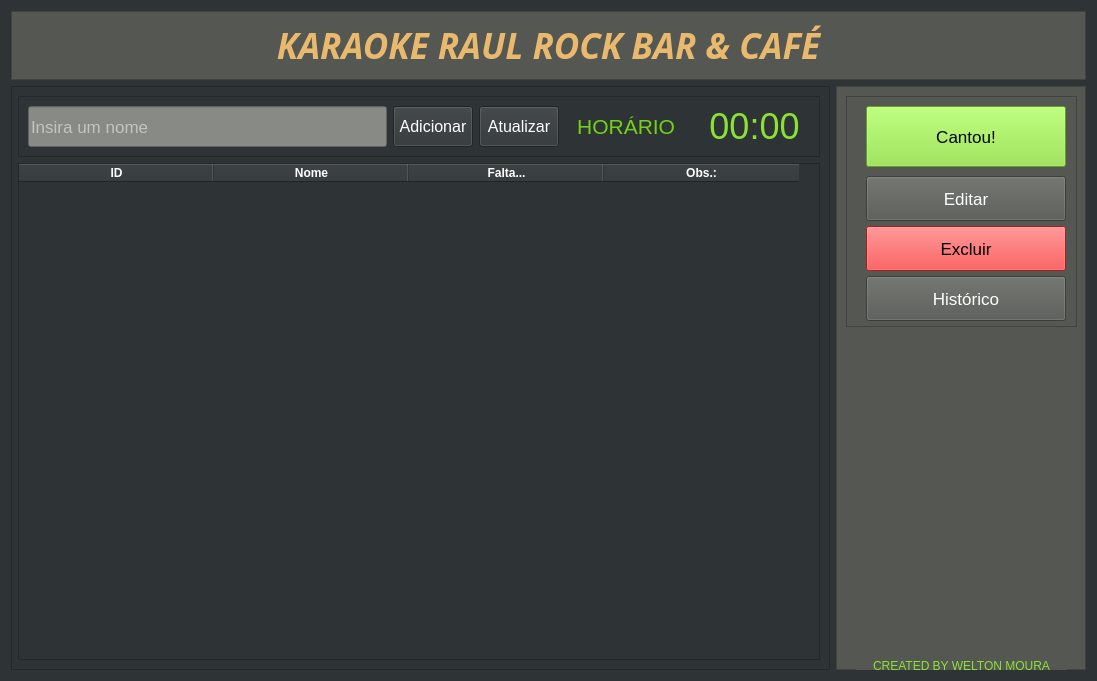
<?xml version="1.0" encoding="UTF-8"?>
<ui version="4.0">
 <class>Form</class>
 <widget class="QWidget" name="Form">
  <property name="enabled">
   <bool>true</bool>
  </property>
  <property name="geometry">
   <rect>
    <x>0</x>
    <y>0</y>
    <width>1097</width>
    <height>681</height>
   </rect>
  </property>
  <property name="sizePolicy">
   <sizepolicy hsizetype="Expanding" vsizetype="Expanding">
    <horstretch>0</horstretch>
    <verstretch>0</verstretch>
   </sizepolicy>
  </property>
  <property name="minimumSize">
   <size>
    <width>765</width>
    <height>681</height>
   </size>
  </property>
  <property name="maximumSize">
   <size>
    <width>16777215</width>
    <height>16777215</height>
   </size>
  </property>
  <property name="windowTitle">
   <string>Lista do Karaokê</string>
  </property>
  <property name="windowIcon">
   <iconset>
    <normaloff>karaoke.png</normaloff>karaoke.png</iconset>
  </property>
  <property name="styleSheet">
   <string notr="true">background-color: rgb(46, 52, 54);</string>
  </property>
  <layout class="QGridLayout" name="gridLayout">
   <item row="0" column="0" colspan="2">
    <widget class="QFrame" name="frame_5">
     <property name="styleSheet">
      <string notr="true">background-color: rgb(67, 23, 23);
background-color: rgb(85, 87, 83);</string>
     </property>
     <property name="frameShape">
      <enum>QFrame::StyledPanel</enum>
     </property>
     <property name="frameShadow">
      <enum>QFrame::Raised</enum>
     </property>
     <layout class="QVBoxLayout" name="verticalLayout">
      <item>
       <widget class="QLabel" name="label">
        <property name="font">
         <font>
          <family>Keraleeyam</family>
          <pointsize>10</pointsize>
          <weight>9</weight>
          <italic>true</italic>
          <bold>false</bold>
         </font>
        </property>
        <property name="styleSheet">
         <string notr="true">font: 75 italic 10pt &quot;Keraleeyam&quot;;</string>
        </property>
        <property name="text">
         <string>&lt;html&gt;&lt;head/&gt;&lt;body&gt;&lt;p align=&quot;center&quot;&gt;&lt;span style=&quot; font-size:26pt; font-weight:600; color:#e9b96e;&quot;&gt;KARAOKE RAUL ROCK BAR &amp;amp; CAFÉ&lt;/span&gt;&lt;/p&gt;&lt;/body&gt;&lt;/html&gt;</string>
        </property>
       </widget>
      </item>
     </layout>
    </widget>
   </item>
   <item row="1" column="0">
    <widget class="QFrame" name="frame_2">
     <property name="minimumSize">
      <size>
       <width>370</width>
       <height>0</height>
      </size>
     </property>
     <property name="styleSheet">
      <string notr="true">background-color: rgb(46, 52, 54);</string>
     </property>
     <property name="frameShape">
      <enum>QFrame::StyledPanel</enum>
     </property>
     <property name="frameShadow">
      <enum>QFrame::Raised</enum>
     </property>
     <layout class="QVBoxLayout" name="verticalLayout_4">
      <property name="leftMargin">
       <number>6</number>
      </property>
      <item>
       <widget class="QFrame" name="frame_6">
        <property name="minimumSize">
         <size>
          <width>0</width>
          <height>60</height>
         </size>
        </property>
        <property name="styleSheet">
         <string notr="true">background-color: rgb(85, 87, 83);
border-color: rgba(191, 64, 64, 0);
Qframe{
border-radius: 10px;

}</string>
        </property>
        <property name="frameShape">
         <enum>QFrame::StyledPanel</enum>
        </property>
        <property name="frameShadow">
         <enum>QFrame::Raised</enum>
        </property>
        <layout class="QHBoxLayout" name="horizontalLayout">
         <item>
          <widget class="QLineEdit" name="lineEdit">
           <property name="sizePolicy">
            <sizepolicy hsizetype="MinimumExpanding" vsizetype="Minimum">
             <horstretch>0</horstretch>
             <verstretch>0</verstretch>
            </sizepolicy>
           </property>
           <property name="minimumSize">
            <size>
             <width>0</width>
             <height>4</height>
            </size>
           </property>
           <property name="font">
            <font>
             <pointsize>13</pointsize>
            </font>
           </property>
           <property name="styleSheet">
            <string notr="true">color: rgb(255, 255, 255);
background-color: rgb(136, 138, 133);</string>
           </property>
           <property name="inputMask">
            <string/>
           </property>
           <property name="text">
            <string/>
           </property>
           <property name="placeholderText">
            <string>Insira um nome</string>
           </property>
          </widget>
         </item>
         <item>
          <widget class="QPushButton" name="pushButton_5">
           <property name="sizePolicy">
            <sizepolicy hsizetype="Preferred" vsizetype="Minimum">
             <horstretch>0</horstretch>
             <verstretch>0</verstretch>
            </sizepolicy>
           </property>
           <property name="font">
            <font>
             <pointsize>12</pointsize>
            </font>
           </property>
           <property name="styleSheet">
            <string notr="true">color: rgb(255, 255, 255);</string>
           </property>
           <property name="text">
            <string>Adicionar</string>
           </property>
          </widget>
         </item>
         <item>
          <widget class="QPushButton" name="pushButton_9">
           <property name="sizePolicy">
            <sizepolicy hsizetype="Preferred" vsizetype="Minimum">
             <horstretch>0</horstretch>
             <verstretch>0</verstretch>
            </sizepolicy>
           </property>
           <property name="font">
            <font>
             <pointsize>12</pointsize>
            </font>
           </property>
           <property name="styleSheet">
            <string notr="true">color: rgb(255, 255, 255);</string>
           </property>
           <property name="text">
            <string>Atualizar</string>
           </property>
          </widget>
         </item>
         <item>
          <widget class="QLabel" name="label_8">
           <property name="sizePolicy">
            <sizepolicy hsizetype="Preferred" vsizetype="Preferred">
             <horstretch>0</horstretch>
             <verstretch>0</verstretch>
            </sizepolicy>
           </property>
           <property name="font">
            <font>
             <pointsize>16</pointsize>
             <weight>50</weight>
             <bold>false</bold>
            </font>
           </property>
           <property name="layoutDirection">
            <enum>Qt::LeftToRight</enum>
           </property>
           <property name="autoFillBackground">
            <bool>false</bool>
           </property>
           <property name="styleSheet">
            <string notr="true">color: rgb(115, 210, 22);</string>
           </property>
           <property name="text">
            <string>  HORÁRIO   </string>
           </property>
           <property name="textFormat">
            <enum>Qt::AutoText</enum>
           </property>
           <property name="alignment">
            <set>Qt::AlignCenter</set>
           </property>
          </widget>
         </item>
         <item>
          <widget class="QLabel" name="label_4">
           <property name="sizePolicy">
            <sizepolicy hsizetype="Fixed" vsizetype="Fixed">
             <horstretch>22</horstretch>
             <verstretch>4</verstretch>
            </sizepolicy>
           </property>
           <property name="minimumSize">
            <size>
             <width>100</width>
             <height>41</height>
            </size>
           </property>
           <property name="font">
            <font>
             <pointsize>27</pointsize>
             <weight>50</weight>
             <bold>false</bold>
            </font>
           </property>
           <property name="layoutDirection">
            <enum>Qt::LeftToRight</enum>
           </property>
           <property name="autoFillBackground">
            <bool>false</bool>
           </property>
           <property name="styleSheet">
            <string notr="true">color: rgb(138, 226, 52);
border-color: rgb(136, 138, 133);</string>
           </property>
           <property name="text">
            <string> 00:00 </string>
           </property>
           <property name="textFormat">
            <enum>Qt::AutoText</enum>
           </property>
           <property name="alignment">
            <set>Qt::AlignCenter</set>
           </property>
          </widget>
         </item>
        </layout>
       </widget>
      </item>
      <item>
       <widget class="QTableWidget" name="tableWidget">
        <property name="font">
         <font>
          <pointsize>11</pointsize>
         </font>
        </property>
        <property name="styleSheet">
         <string notr="true">alternate-background-color: rgb(245, 121, 0);
gridline-color: rgb(136, 138, 133);
border-color: rgb(255, 255, 255);
selection-color: rgb(92, 53, 102);
color: rgb(255, 255, 255);</string>
        </property>
        <property name="lineWidth">
         <number>1</number>
        </property>
        <attribute name="horizontalHeaderMinimumSectionSize">
         <number>41</number>
        </attribute>
        <attribute name="horizontalHeaderDefaultSectionSize">
         <number>195</number>
        </attribute>
        <attribute name="verticalHeaderMinimumSectionSize">
         <number>24</number>
        </attribute>
        <attribute name="verticalHeaderDefaultSectionSize">
         <number>32</number>
        </attribute>
        <column>
         <property name="text">
          <string>ID</string>
         </property>
         <property name="font">
          <font>
           <weight>75</weight>
           <bold>true</bold>
          </font>
         </property>
        </column>
        <column>
         <property name="text">
          <string>Nome</string>
         </property>
         <property name="font">
          <font>
           <weight>75</weight>
           <bold>true</bold>
          </font>
         </property>
        </column>
        <column>
         <property name="text">
          <string>Falta...</string>
         </property>
         <property name="font">
          <font>
           <weight>75</weight>
           <bold>true</bold>
          </font>
         </property>
        </column>
        <column>
         <property name="text">
          <string>Obs.:</string>
         </property>
         <property name="font">
          <font>
           <weight>75</weight>
           <bold>true</bold>
          </font>
         </property>
        </column>
       </widget>
      </item>
     </layout>
    </widget>
   </item>
   <item row="1" column="1">
    <widget class="QFrame" name="frame">
     <property name="minimumSize">
      <size>
       <width>250</width>
       <height>0</height>
      </size>
     </property>
     <property name="styleSheet">
      <string notr="true">background-color: rgb(85, 87, 83);</string>
     </property>
     <property name="inputMethodHints">
      <set>Qt::ImhNone</set>
     </property>
     <property name="frameShape">
      <enum>QFrame::StyledPanel</enum>
     </property>
     <property name="frameShadow">
      <enum>QFrame::Raised</enum>
     </property>
     <widget class="QFrame" name="frame_4">
      <property name="geometry">
       <rect>
        <x>10</x>
        <y>10</y>
        <width>231</width>
        <height>231</height>
       </rect>
      </property>
      <property name="styleSheet">
       <string notr="true">border-color: rgba(191, 64, 64, 0);</string>
      </property>
      <property name="frameShape">
       <enum>QFrame::StyledPanel</enum>
      </property>
      <property name="frameShadow">
       <enum>QFrame::Raised</enum>
      </property>
      <widget class="QPushButton" name="pushButton">
       <property name="geometry">
        <rect>
         <x>20</x>
         <y>10</y>
         <width>200</width>
         <height>61</height>
        </rect>
       </property>
       <property name="font">
        <font>
         <pointsize>13</pointsize>
        </font>
       </property>
       <property name="styleSheet">
        <string notr="true">background-color: rgb(138, 226, 52);</string>
       </property>
       <property name="text">
        <string>Cantou!</string>
       </property>
      </widget>
      <widget class="QPushButton" name="pushButton_2">
       <property name="geometry">
        <rect>
         <x>20</x>
         <y>80</y>
         <width>200</width>
         <height>45</height>
        </rect>
       </property>
       <property name="font">
        <font>
         <pointsize>13</pointsize>
        </font>
       </property>
       <property name="styleSheet">
        <string notr="true">color: rgb(255, 255, 255);</string>
       </property>
       <property name="text">
        <string>Editar</string>
       </property>
      </widget>
      <widget class="QPushButton" name="pushButton_4">
       <property name="enabled">
        <bool>true</bool>
       </property>
       <property name="geometry">
        <rect>
         <x>20</x>
         <y>130</y>
         <width>200</width>
         <height>45</height>
        </rect>
       </property>
       <property name="font">
        <font>
         <pointsize>13</pointsize>
        </font>
       </property>
       <property name="styleSheet">
        <string notr="true">background-color: rgb(239, 41, 41);</string>
       </property>
       <property name="text">
        <string>Excluir</string>
       </property>
      </widget>
      <widget class="QPushButton" name="pushButton_3">
       <property name="geometry">
        <rect>
         <x>20</x>
         <y>180</y>
         <width>200</width>
         <height>45</height>
        </rect>
       </property>
       <property name="font">
        <font>
         <pointsize>13</pointsize>
        </font>
       </property>
       <property name="styleSheet">
        <string notr="true">color: rgb(255, 255, 255);</string>
       </property>
       <property name="text">
        <string>Histórico</string>
       </property>
      </widget>
     </widget>
     <widget class="QLabel" name="label_2">
      <property name="geometry">
       <rect>
        <x>10</x>
        <y>320</y>
        <width>231</width>
        <height>221</height>
       </rect>
      </property>
      <property name="text">
       <string/>
      </property>
      <property name="pixmap">
       <pixmap>logokaraoke.png</pixmap>
      </property>
      <property name="scaledContents">
       <bool>true</bool>
      </property>
     </widget>
     <widget class="QLabel" name="label_3">
      <property name="geometry">
       <rect>
        <x>20</x>
        <y>570</y>
        <width>211</width>
        <height>20</height>
       </rect>
      </property>
      <property name="styleSheet">
       <string notr="true">color:rgb(26, 103, 252)</string>
      </property>
      <property name="text">
       <string>&lt;html&gt;&lt;head/&gt;&lt;body&gt;&lt;p align=&quot;center&quot;&gt;&lt;a href=&quot;https://www.linkedin.com/in/welton-moura-23a897230&quot;&gt;&lt;span style=&quot; text-decoration: underline; color:#8ae234;&quot;&gt;CREATED BY WELTON MOURA&lt;/span&gt;&lt;/a&gt;&lt;/p&gt;&lt;/body&gt;&lt;/html&gt;</string>
      </property>
     </widget>
    </widget>
   </item>
  </layout>
 </widget>
 <tabstops>
  <tabstop>lineEdit</tabstop>
  <tabstop>pushButton_5</tabstop>
  <tabstop>tableWidget</tabstop>
  <tabstop>pushButton_2</tabstop>
  <tabstop>pushButton_9</tabstop>
  <tabstop>pushButton_4</tabstop>
  <tabstop>pushButton</tabstop>
 </tabstops>
 <resources>
  <include location="logo.qrc"/>
 </resources>
 <connections>
  <connection>
   <sender>lineEdit</sender>
   <signal>editingFinished()</signal>
   <receiver>pushButton_5</receiver>
   <slot>click()</slot>
   <hints>
    <hint type="sourcelabel">
     <x>134</x>
     <y>78</y>
    </hint>
    <hint type="destinationlabel">
     <x>395</x>
     <y>98</y>
    </hint>
   </hints>
  </connection>
 </connections>
</ui>
